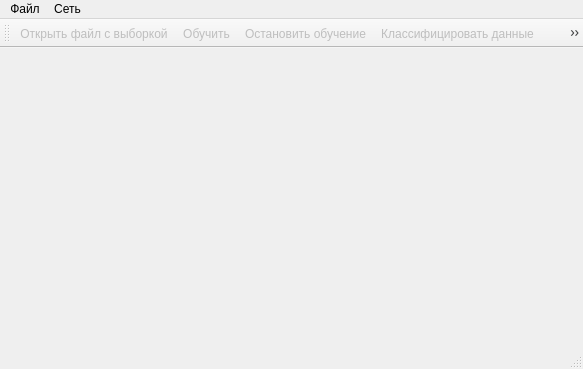
<?xml version="1.0" encoding="UTF-8"?>
<ui version="4.0">
 <class>MainWindow</class>
 <widget class="QMainWindow" name="MainWindow">
  <property name="geometry">
   <rect>
    <x>0</x>
    <y>0</y>
    <width>583</width>
    <height>369</height>
   </rect>
  </property>
  <property name="windowTitle">
   <string>Многослойная нейронная сеть</string>
  </property>
  <widget class="QWidget" name="_central_widget">
   <layout class="QGridLayout" name="_grid_layout">
    <item row="0" column="0">
     <widget class="GraphicsView" name="_view" native="true"/>
    </item>
   </layout>
  </widget>
  <widget class="QMenuBar" name="_menu_bar">
   <property name="geometry">
    <rect>
     <x>0</x>
     <y>0</y>
     <width>583</width>
     <height>19</height>
    </rect>
   </property>
   <widget class="QMenu" name="_menu_file">
    <property name="title">
     <string>Файл</string>
    </property>
    <addaction name="_action_open_sample"/>
    <addaction name="separator"/>
    <addaction name="_action_exit"/>
   </widget>
   <widget class="QMenu" name="_menu_network">
    <property name="title">
     <string>Сеть</string>
    </property>
    <addaction name="_action_network_settings"/>
    <addaction name="separator"/>
    <addaction name="_action_teach"/>
    <addaction name="_action_stop_training"/>
    <addaction name="_action_classificate"/>
   </widget>
   <addaction name="_menu_file"/>
   <addaction name="_menu_network"/>
  </widget>
  <widget class="QToolBar" name="_tool_bar">
   <property name="enabled">
    <bool>true</bool>
   </property>
   <attribute name="toolBarArea">
    <enum>TopToolBarArea</enum>
   </attribute>
   <attribute name="toolBarBreak">
    <bool>false</bool>
   </attribute>
   <addaction name="_action_open_sample"/>
   <addaction name="_action_teach"/>
   <addaction name="_action_stop_training"/>
   <addaction name="_action_classificate"/>
   <addaction name="_action_network_settings"/>
  </widget>
  <widget class="QStatusBar" name="_status_bar"/>
  <action name="_action_open_sample">
   <property name="enabled">
    <bool>false</bool>
   </property>
   <property name="icon">
    <iconset resource="res/res.qrc">
     <normaloff>:/open.png</normaloff>:/open.png</iconset>
   </property>
   <property name="text">
    <string>Открыть файл с выборкой</string>
   </property>
  </action>
  <action name="_action_exit">
   <property name="icon">
    <iconset resource="res/res.qrc">
     <normaloff>:/exit.png</normaloff>:/exit.png</iconset>
   </property>
   <property name="text">
    <string>Выход</string>
   </property>
  </action>
  <action name="_action_teach">
   <property name="enabled">
    <bool>false</bool>
   </property>
   <property name="icon">
    <iconset resource="res/res.qrc">
     <normaloff>:/teach.png</normaloff>:/teach.png</iconset>
   </property>
   <property name="text">
    <string>Обучить</string>
   </property>
  </action>
  <action name="_action_classificate">
   <property name="enabled">
    <bool>false</bool>
   </property>
   <property name="icon">
    <iconset resource="res/res.qrc">
     <normaloff>:/classificate.png</normaloff>:/classificate.png</iconset>
   </property>
   <property name="text">
    <string>Классифицировать данные</string>
   </property>
  </action>
  <action name="_action_network_settings">
   <property name="icon">
    <iconset resource="res/res.qrc">
     <normaloff>:/kservices.png</normaloff>:/kservices.png</iconset>
   </property>
   <property name="text">
    <string>Конфигурация сети</string>
   </property>
  </action>
  <action name="_action_stop_training">
   <property name="enabled">
    <bool>false</bool>
   </property>
   <property name="icon">
    <iconset resource="res/res.qrc">
     <normaloff>:/button_cancel.png</normaloff>:/button_cancel.png</iconset>
   </property>
   <property name="text">
    <string>Остановить обучение</string>
   </property>
  </action>
 </widget>
 <layoutdefault spacing="6" margin="11"/>
 <customwidgets>
  <customwidget>
   <class>GraphicsView</class>
   <extends>QWidget</extends>
   <header>graphicsview.h</header>
   <container>1</container>
  </customwidget>
 </customwidgets>
 <resources>
  <include location="res/res.qrc"/>
 </resources>
 <connections>
  <connection>
   <sender>_action_exit</sender>
   <signal>triggered()</signal>
   <receiver>MainWindow</receiver>
   <slot>close()</slot>
   <hints>
    <hint type="sourcelabel">
     <x>-1</x>
     <y>-1</y>
    </hint>
    <hint type="destinationlabel">
     <x>291</x>
     <y>184</y>
    </hint>
   </hints>
  </connection>
 </connections>
</ui>
